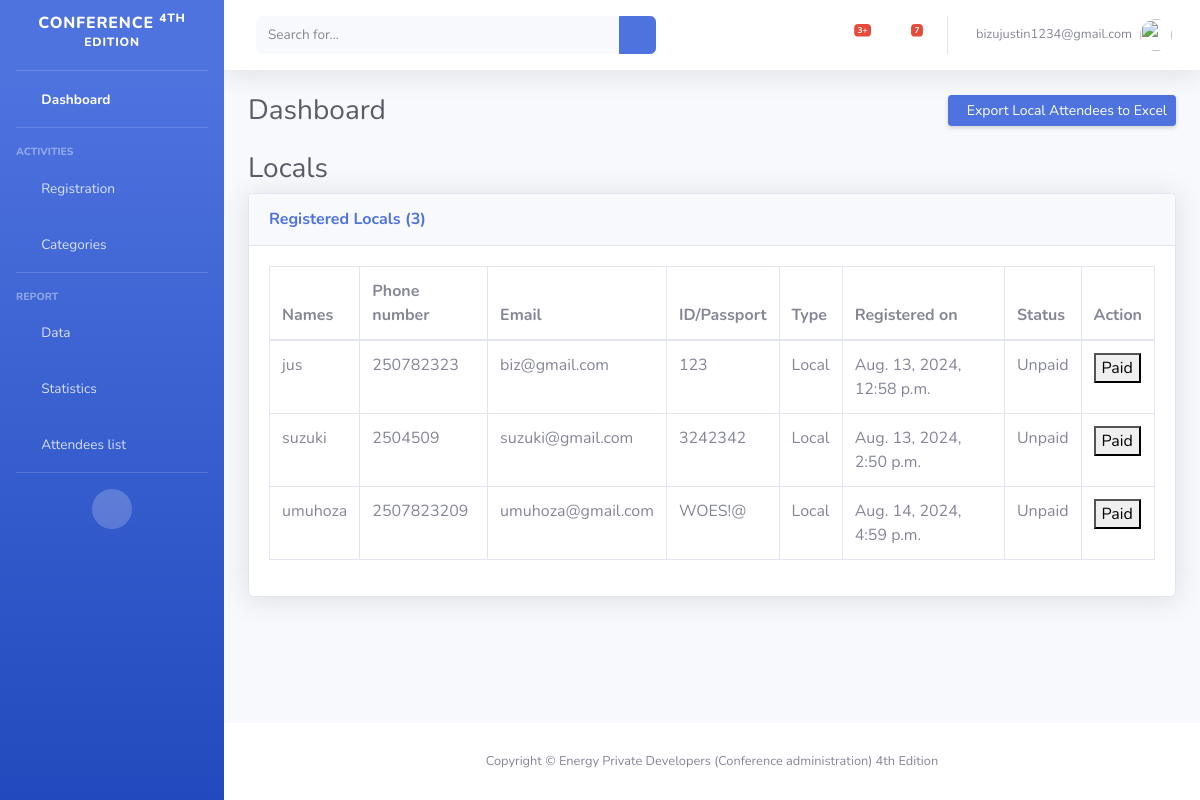
Screenshot of /administration/locals (signed in) with the database file from the repository.
### conference_planning/models.py (models this page shows, shortened)
class Attendees(models.Model):
    class AttendeeType(models.TextChoices):
        LOCAL = "Local", "Local"
        INTERNATIONAL = "International", "International"
        STUDENT = "Student", "Student"
    STATUS_CHOICES = [
        ('organizer', 'Organizer'),
        ('delegate', 'Delegate'),
        ('exhibitor', 'Exhibitor'),
        ('student', 'Student'),
        ('media', 'Media')
    ]
    names = models.CharField(max_length=250)
    email = models.EmailField()
    identity = models.CharField(max_length=50)
    phone = models.CharField(max_length=20)
    country = models.CharField(max_length=100)
    organization = models.CharField(max_length=100, null=True, blank=True)
    university = models.CharField(max_length=100, null=True, blank=True)
    student_number = models.CharField(max_length=50, null=True, blank=True)
    category = models.CharField(max_length=100, choices=STATUS_CHOICES, default='choose your category')
    attendee_type = models.CharField(max_length=30, choices=AttendeeType.choices, default=AttendeeType.LOCAL, unique=False)
    registered_on = models.DateTimeField(auto_now_add=True)
    STATUS_CHOICES = [
        ('unpaid', 'Unpaid'),
        ('paid', 'Paid'),
    ]
    status = models.CharField(
        max_length=100,
        choices=STATUS_CHOICES,
        default='unpaid',
    )
    class Meta:
        verbose_name_plural = 'Attendees'

### conference_planning/views.py (the view)
# urls.py: path('locals', views.locals, name = 'locals'),
@login_required
def locals(request):
    local_list = Attendees.objects.filter(attendee_type='Local').order_by('id')
    locals_attends = Attendees.objects.filter(attendee_type='Local').count()
    context = {
        'locals': local_list,
        'total_locals': locals_attends
    }
    return render(request, 'conference_planning/administration/locals_list.html', context)

### conference_planning/templates/conference_planning/administration/locals_list.html (shortened to what this page needs)
{% load static %}
<!DOCTYPE html>
<html lang="en">
<head>
    <link href="{% static 'administration/vendor/fontawesome-free/css/all.min.css' %}" rel="stylesheet" type="text/css">
    <link href="{% static 'administration/css/sb-admin-2.min.css' %}" rel="stylesheet">
</head>
<body id="page-top">
 <div id="wrapper">
    <ul class="navbar-nav bg-gradient-primary sidebar sidebar-dark accordion" id="accordionSidebar">
        <a class="sidebar-brand d-flex align-items-center justify-content-center" href="{% url 'administration:dashboard' %}">
            <div class="sidebar-brand-text mx-3">Conference <sup>4Th Edition</sup></div>
        </a>
        <hr class="sidebar-divider my-0">
        <li class="nav-item active">
            <a class="nav-link" href="{% url 'administration:dashboard' %}">
                <i class="fas fa-fw fa-tachometer-alt"></i>
                <span>Dashboard</span></a>
        </li>
        <hr class="sidebar-divider">
        <div class="sidebar-heading">
            Activities
        </div>
        <li class="nav-item">
            <a class="nav-link collapsed" href="#" data-toggle="collapse" data-target="#collapseTwo"
                aria-expanded="true" aria-controls="collapseTwo">
                <i class="fas fa-fw fa-cog"></i>
                <span>Registration</span>
            </a>
        </li>
        <li class="nav-item">
            <a class="nav-link collapsed" href="#" data-toggle="collapse" data-target="#collapseUtilities"
                aria-expanded="true" aria-controls="collapseUtilities">
                <i class="fas fa-fw fa-wrench"></i>
                <span>Categories</span>
            </a>
        </li>
        <hr class="sidebar-divider">
        <div class="sidebar-heading">
            Report
        </div>
        <li class="nav-item">
            <a class="nav-link collapsed" href="#" data-toggle="collapse" data-target="#collapsePages"
                aria-expanded="true" aria-controls="collapsePages">
                <i class="fas fa-fw fa-folder"></i>
                <span>Data</span>
            </a>
        </li>
        <li class="nav-item">
            <a class="nav-link" href="#">
                <i class="fas fa-fw fa-chart-area"></i>
                <span>Statistics</span></a>
        </li>
        <li class="nav-item">
            <a class="nav-link" href="{% url 'administration:attendees' %}">
                <i class="fas fa-fw fa-table"></i>
                <span>Attendees list</span></a>
        </li>
        <hr class="sidebar-divider d-none d-md-block">
        <div class="text-center d-none d-md-inline">
            <button class="rounded-circle border-0" id="sidebarToggle"></button>
        </div>
    </ul>
        <div id="content-wrapper" class="d-flex flex-column">
            <div id="content">
                <nav class="navbar navbar-expand navbar-light bg-white topbar mb-4 static-top shadow">
                    <form
                        class="d-none d-sm-inline-block form-inline mr-auto ml-md-3 my-2 my-md-0 mw-100 navbar-search">
                        <div class="input-group">
                            <input type="text" class="form-control bg-light border-0 small" placeholder="Search for..."
                                aria-label="Search" aria-describedby="basic-addon2">
                            <div class="input-group-append">
                                <button class="btn btn-primary" type="button">
                                    <i class="fas fa-search fa-sm"></i>
                                </button>
                            </div>
                        </div>
                    </form>
                    <ul class="navbar-nav ml-auto">
                        <li class="nav-item dropdown no-arrow mx-1">
                            <a class="nav-link dropdown-toggle" href="#" id="alertsDropdown" role="button"
                                data-toggle="dropdown" aria-haspopup="true" aria-expanded="false">
                                <i class="fas fa-bell fa-fw"></i>
                                <span class="badge badge-danger badge-counter">3+</span>
                            </a>
                        </li>
                        <li class="nav-item dropdown no-arrow mx-1">
                            <a class="nav-link dropdown-toggle" href="#" id="messagesDropdown" role="button"
                                data-toggle="dropdown" aria-haspopup="true" aria-expanded="false">
                                <i class="fas fa-envelope fa-fw"></i>
                                <span class="badge badge-danger badge-counter">7</span>
                            </a>
                        </li>
                        <li class="nav-item dropdown no-arrow">
                            <a class="nav-link dropdown-toggle" href="#" id="userDropdown" role="button"
                                data-toggle="dropdown" aria-haspopup="true" aria-expanded="false">
                                <span class="mr-2 d-none d-lg-inline text-gray-600 small">{{ user.email }}</span>
                                <img class="img-profile rounded-circle"
                                    src="{% static 'administration/img/undraw_profile.svg' %}">
                            </a>
                        </li>
                    </ul>
                </nav>
                <div class="container-fluid">
                    <div class="d-sm-flex align-items-center justify-content-between mb-4">
                        <h1 class="h3 mb-0 text-gray-800">Dashboard</h1>
                        <form  action="{% url 'administration:export_locals_to_excel' %}" method="get" enctype="multipart/form-data">
                            <button type="submit" class="d-none d-sm-inline-block btn btn-sm btn-primary shadow-sm"><i
                                class="fas fa-download fa-sm text-white-50"></i>Export Local Attendees to Excel</button>
                        </form>
                    </div>
                    <h1 class="h3 mb-2 text-gray-800">Locals</h1>
                    <div class="card shadow mb-4">
                        <div class="card-header py-3">
                            <h6 class="m-0 font-weight-bold text-primary">Registered Locals ({{total_locals}}) </h6>
                        </div>
                        <div class="card-body">
                            <div class="table-responsive">
                                <table class="table table-bordered" id="dataTable" width="100%" cellspacing="0">
                                    <thead>
                                        <tr>
                                            <th>Names</th>
                                            <th>Phone number</th>
                                            <th>Email</th>
                                            <th>ID/Passport</th>
                                            <th>Type</th>
                                            <th>Registered on</th>
                                            <th>Status</th>
                                            <th>Action</th>
                                        </tr>
                                    </thead>
                                    <tbody>
                                        {% for local in locals %}
                                        <tr>
                                            <td>{{ local.names }}</td>
                                            <td>{{ local.phone }}</td>
                                            <td>{{ local.email }}</td>
                                            <td>{{ local.identity }}</td>
                                            <td>{{ local.attendee_type }}</td>
                                            <td>{{ local.registered_on }}</td>
                                            <td>Unpaid</td>
                                            <td>
                                                <button type="submit">Paid</button>
                                            </td>
                                        </tr>
                                        {% endfor %}
                                    </tbody>
                                </table>
                            </div>
                        </div>
                    </div>
                </div>
            </div>
            <footer class="sticky-footer bg-white">
                <div class="container my-auto">
                    <div class="copyright text-center my-auto">
                        <span>Copyright &copy; Energy Private Developers (Conference administration) 4th Edition</span>
                    </div>
                </div>
            </footer>
        </div>
    </div>
</body>
</html>

### rows the page displays
Attendees: names "jus", phone "250782323", email "biz@gmail.com", identity "123", attendee_type "Local", registered_on "Aug. 13, 2024, 12:58 p.m."
Attendees: names "suzuki", phone "2504509", email "suzuki@gmail.com", identity "3242342", attendee_type "Local", registered_on "Aug. 13, 2024, 2:50 p.m."
Attendees: names "umuhoza", phone "2507823209", email "umuhoza@gmail.com", identity "WOES!@", attendee_type "Local", registered_on "Aug. 14, 2024, 4:59 p.m."

### other values shown
{{ user.email }} "bizujustin1234@gmail.com"
{{ total_locals }} "3"
